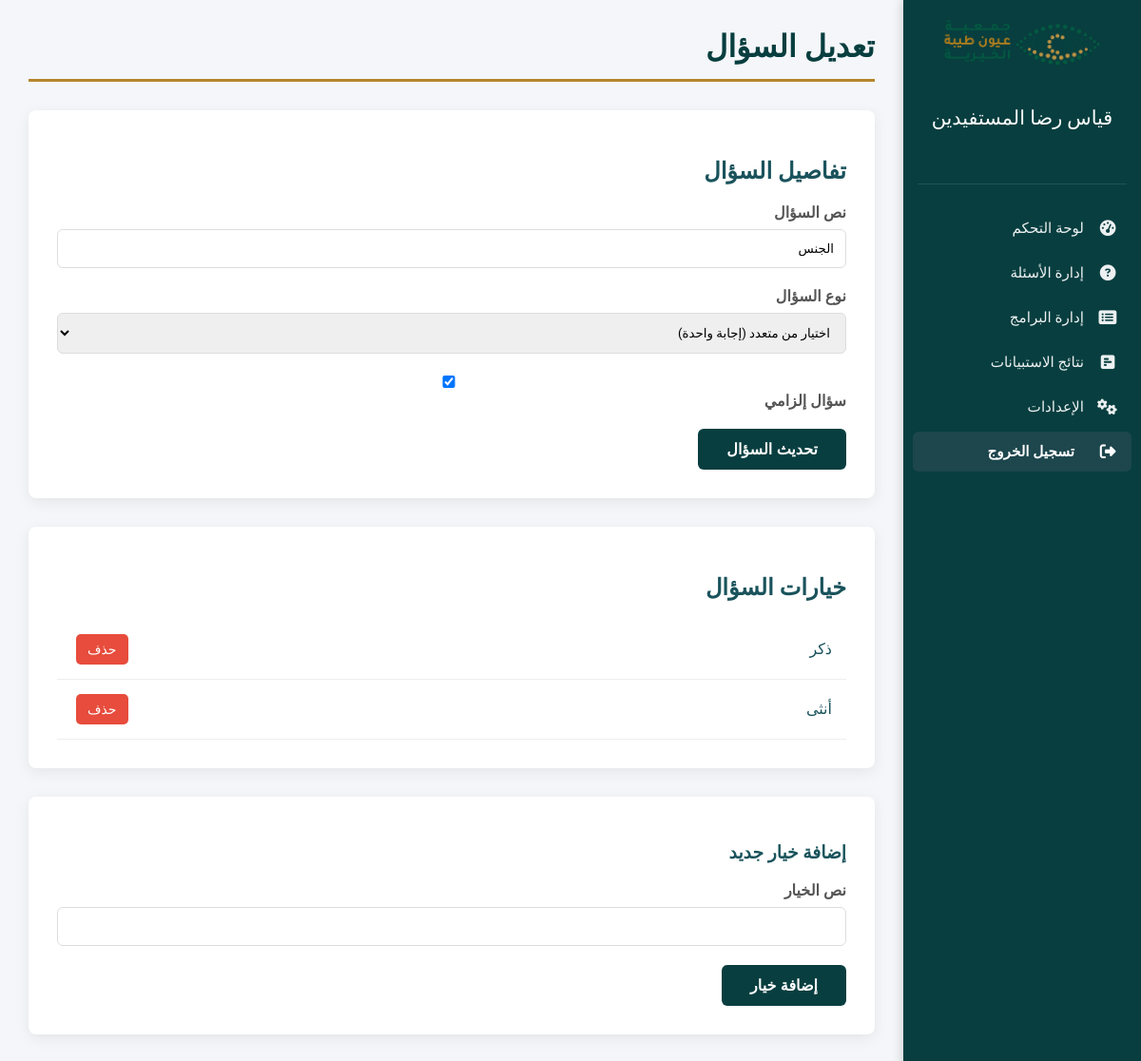
/admin/edit_question.php?id=3 (signed in), run on the app's committed database.
### tables this page shows
CREATE TABLE `settings` (
  `id` int(11) NOT NULL,
  `site_name` varchar(255) NOT NULL,
  `system_name` varchar(255) NOT NULL,
  `logo_path` varchar(255) DEFAULT NULL,
  `primary_font_url` varchar(255) DEFAULT NULL,
  `primary_font_name` varchar(100) DEFAULT NULL,
  `primary_color` varchar(7) DEFAULT '#1a535c',
  `secondary_color` varchar(7) DEFAULT '#f7b538'
);

CREATE TABLE `questions` (
  `id` int(11) NOT NULL,
  `question_text` text NOT NULL,
  `question_type` enum('text','single_choice','multiple_choice','rating','dropdown') NOT NULL,
  `is_required` tinyint(1) DEFAULT 0,
  `question_order` int(11) NOT NULL
);

CREATE TABLE `question_options` (
  `id` int(11) NOT NULL,
  `question_id` int(11) NOT NULL,
  `option_text` varchar(255) NOT NULL
);

### admin/edit_question.php (the view, shortened to what this page needs)
<?php
require_once __DIR__ . "/../functions.php";
require_once __DIR__ . "/../db.php";
$settings = get_latest_settings($conn);
$question_id = isset($_GET["id"]) ? intval($_GET["id"]) : 0;
$question = get_question_by_id($conn, $question_id);
$options = get_question_options($conn, $question_id);
?>
<!DOCTYPE html>
<html lang="ar" dir="rtl">
<?php echo get_admin_head($settings, "تعديل السؤال"); ?>
<body>
    <div class="admin-wrapper">
        <div class="sidebar">
            <?php echo get_admin_header($settings); ?>
        </div>
        <div class="main-content">
            <h1>تعديل السؤال</h1>
            <div class="form-container">
                <h2>تفاصيل السؤال</h2>
                <form action="edit_question.php?id=<?php echo $question_id; ?>" method="post" class="admin-form">
                    <div class="form-group">
                        <label for="question_text">نص السؤال</label>
                        <input type="text" id="question_text" name="question_text" value="<?php echo htmlspecialchars($question["question_text"]); ?>" required>
                    </div>
                    <div class="form-group">
                        <label for="question_type">نوع السؤال</label>
                        <select id="question_type" name="question_type">
                            <option value="single_choice" <?php echo ($question["question_type"] == "single_choice") ? "selected" : ""; ?>>اختيار من متعدد (إجابة واحدة)</option>
                        </select>
                    </div>
                    <div class="form-group">
                        <label><input type="checkbox" name="is_required" value="1" <?php echo $question["is_required"] ? "checked" : ""; ?>> سؤال إلزامي</label>
                    </div>
                    <button type="submit" name="update_question">تحديث السؤال</button>
                </form>
            </div>
            <?php if ($question["question_type"] == "single_choice" || $question["question_type"] == "multiple_choice" || $question["question_type"] == "dropdown") : ?>
            <div class="table-container">
                <h2>خيارات السؤال</h2>
                <table class="table">
                    <tbody>
                        <?php foreach ($options as $option) : ?>
                            <tr>
                                <td><?php echo htmlspecialchars($option["option_text"]); ?></td>
                                <td style="text-align:left;">
                                    <form action="edit_question.php?id=<?php echo $question_id; ?>" method="post" onsubmit="return confirm('هل أنت متأكد من رغبتك في حذف هذا الخيار؟');" style="display:inline;">
                                        <button type="submit" name="delete_option" class="btn-delete">حذف</button>
                                    </form>
                                </td>
                            </tr>
                        <?php endforeach; ?>
                    </tbody>
                </table>
            </div>
            <div class="form-container">
                <h3>إضافة خيار جديد</h3>
                <form action="edit_question.php?id=<?php echo $question_id; ?>" method="post" class="admin-form">
                    <div class="form-group">
                        <label for="option_text">نص الخيار</label>
                        <input type="text" id="option_text" name="option_text" required>
                    </div>
                    <button type="submit" name="add_option">إضافة خيار</button>
                </form>
            </div>
            <?php endif; ?>
        </div>
    </div>
</body>
</html>

### functions.php (shortened to what this page needs)
<?php
function get_question_by_id($conn, $id) {
    $sql = "SELECT * FROM questions WHERE id = ?";
    $stmt = $conn->prepare($sql);
    $stmt->bind_param("i", $id);
    $stmt->execute();
    $result = $stmt->get_result();
    return $result->fetch_assoc();
}
function get_question_options($conn, $question_id) {
    $sql = "SELECT * FROM question_options WHERE question_id = ? ORDER BY id ASC";
    $stmt = $conn->prepare($sql);
    $stmt->bind_param("i", $question_id);
    $stmt->execute();
    $result = $stmt->get_result();
    $options = [];
    if ($result->num_rows > 0) {
        while ($row = $result->fetch_assoc()) {
            $options[] = $row;
        }
    }
    return $options;
}
function get_latest_settings($conn) {
    $sql = "SELECT * FROM settings ORDER BY id DESC LIMIT 1";
    $result = $conn->query($sql);
    if ($result && $result->num_rows > 0) { return $result->fetch_assoc(); }
    return [
        "site_name" => "نظام الاستبيانات",
        "system_name" => "لوحة التحكم",
        "logo_path" => "",
        "primary_font_url" => "https://fonts.googleapis.com/css2?family=Tajawal:wght@400;500;700&display=swap",
        "primary_font_name" => "Tajawal",
        "primary_color" => "#1a535c",
        "secondary_color" => "#f7b538"
    ];
}
function get_admin_header($settings) {
    $logo_html = "";
    if (!empty($settings["logo_path"])) {
        $logo_path = "../" . htmlspecialchars($settings["logo_path"]);
        $logo_html = "<img src=\"{$logo_path}\" alt=\"" . htmlspecialchars($settings["site_name"]) . " Logo\" style=\"max-height: 50px; margin-bottom: 10px;\">";
    } else {
        $logo_html = "<h3 class=\"site-name2\">" . htmlspecialchars($settings["site_name"]) . "</h3>";
    }
    $current_page = basename($_SERVER['PHP_SELF']);
    $menu_items = [
        'dashboard.php' => ['icon' => 'fa-tachometer-alt', 'text' => 'لوحة التحكم'],
        'questions.php' => ['icon' => 'fa-question-circle', 'text' => 'إدارة الأسئلة'],
        'programs.php' => ['icon' => 'fa-list-alt', 'text' => 'إدارة البرامج'],
        'survey_results.php' => ['icon' => 'fa-poll-h', 'text' => 'نتائج الاستبيانات'],
        'settings.php' => ['icon' => 'fa-cogs', 'text' => 'الإعدادات'],
    ];
    $menu_html = "<ul>";
    foreach ($menu_items as $url => $item) {
        $active_class = ($current_page == $url) ? 'active' : '';
        $menu_html .= "<li><a href=\"{$url}\" class=\"{$active_class}\"><i class=\"fas {$item['icon']}\"></i> <span>{$item['text']}</span></a></li>";
    }
    $menu_html .= "<li><a href=\"logout.php\" class=\"logout-btn\"><i class=\"fas fa-sign-out-alt\"></i> <span>تسجيل الخروج</span></a></li>";
    $menu_html .= "</ul>";
    return "<div class=\"sidebar-header\">{$logo_html}<h4 class=\"system-title\">" . htmlspecialchars($settings["system_name"]) . "</h4></div><div class=\"sidebar-separator\"></div>{$menu_html}";
}
function get_admin_head($settings, $page_title = "لوحة التحكم") {
    $font_name = $settings['primary_font_name'] ?? 'Tajawal';
    $font_url = $settings['primary_font_url'] ?? '';
    $head = "<head>
        <meta charset=\"UTF-8\">
        <meta name=\"viewport\" content=\"width=device-width, initial-scale=1.0\">
        <title>" . htmlspecialchars($page_title) . " - " . htmlspecialchars($settings["system_name"]) . "</title>
        <link rel=\"stylesheet\" href=\"../css/style.css\">
        <link rel=\"stylesheet\" href=\"https://cdnjs.cloudflare.com/ajax/libs/font-awesome/6.4.0/css/all.min.css\">";
    if (!empty($font_url)) {
        $head .= "<link href=\"" . htmlspecialchars($font_url) . "\" rel=\"stylesheet\">";
    }
    $head .= "<style>
            body { font-family: '" . htmlspecialchars($font_name) . "', sans-serif; }
            :root {
                --primary-color: " . htmlspecialchars($settings["primary_color"] ?? '#1a535c') . ";
                --secondary-color: " . htmlspecialchars($settings["secondary_color"] ?? '#f7b538') . ";
            }
        </style>
    </head>";
    return $head;
}
?>

### css/style.css (style rules this page uses)
:root { --primary-color: #1a535c; --secondary-color: #f7b538; --danger-color: #e74c3c; --success-color: #27ae60; --info-color: #3498db; --light-bg: #f4f6f9; --white-color: #ffffff; --text-color: #1a535c; --sidebar-width: 250px; }
body { font-family: 'Tajawal', sans-serif; background-color: var(--light-bg); margin: 0; direction: rtl; color: var(--text-color); }
.admin-wrapper { display: flex; min-height: 100vh; }
.sidebar { width: var(--sidebar-width); background-color: var(--primary-color); color: var(--white-color); display: flex; flex-direction: column; position: fixed; top: 0; right: 0; bottom: 0; box-shadow: -2px 0 10px rgba(0,0,0,0.15); z-index: 1001; transition: right 0.3s ease-in-out; }
.sidebar-header { padding: 20px 15px; text-align: center; }
.system-title { font-size: 1.3rem; font-weight: 500; color: var(--white-color); }
.sidebar-separator { height: 1px; background-color: rgba(255,255,255,0.1); margin: 10px 15px; }
.sidebar ul { list-style: none; padding: 15px 10px; margin: 0; flex-grow: 1; overflow-y: auto; }
.sidebar ul li a { color: #ecf0f1; text-decoration: none; display: flex; align-items: center; padding: 12px 15px; border-radius: 6px; margin-bottom: 5px; transition: background-color 0.2s, color 0.2s; font-size: 0.95rem; }
.sidebar ul li a i { margin-left: 15px; width: 20px; text-align: center; font-size: 1.1em; }
.sidebar ul li a span { flex-grow: 1; }
.logout-btn { color: #f1c40f; text-decoration: none; display: flex; align-items: center; justify-content: center; gap: 10px; padding: 20px; background-color: rgba(0,0,0,0.2); font-weight: bold; transition: background-color 0.3s; }
.main-content { flex-grow: 1; padding: 30px; margin-right: var(--sidebar-width); transition: margin-right 0.3s ease-in-out; }
.main-content h1 { color: var(--primary-color); border-bottom: 3px solid var(--secondary-color); padding-bottom: 15px; margin-top: 0; margin-bottom: 30px; }
.sidebar ul a.logout-btn { color: #fff !important; background-color: #1d464d !important; }
.sidebar ul a { justify-content: flex-start; }
.form-container, .table-container { background-color: var(--white-color); padding: 30px; border-radius: 8px; box-shadow: 0 4px 15px rgba(0,0,0,0.07); margin-bottom: 30px; overflow: hidden; }
.table { width: 100%; border-collapse: collapse; }
table th, table td { padding: 15px; text-align: right; border-bottom: 1px solid #eee; vertical-align: middle; }
.btn-edit, .btn-delete, .btn-action { padding: 8px 12px; border: none; border-radius: 5px; color: white !important; text-decoration: none; cursor: pointer; font-size: 14px; margin-left: 5px; display: inline-flex; align-items: center; gap: 5px; transition: opacity 0.3s, transform 0.2s; }
.btn-delete { background-color: var(--danger-color); }
.admin-form .form-group { margin-bottom: 20px; }
.admin-form label { display: block; margin-bottom: 8px; font-weight: bold; color: #555; }
.admin-form input, .admin-form textarea, .admin-form select { width: 100%; padding: 12px; border: 1px solid #ddd; border-radius: 6px; font-family: 'Tajawal', sans-serif; box-sizing: border-box; }
.admin-form button[type="submit"] { background-color: var(--primary-color); color: white; padding: 12px 30px; border: none; border-radius: 6px; cursor: pointer; font-size: 16px; font-weight: bold; }

### data on the page
settings: logo_path (picture), system_name "قياس رضا المستفيدين"
questions: question_text "الجنس", question_type "اختيار من متعدد (إجابة واحدة)", is_required "☑"
question_options: option_text "ذكر"
question_options: option_text "أنثى"

### other printed values
$item['text'] "لوحة التحكم"
$item['text'] "إدارة الأسئلة"
$item['text'] "إدارة البرامج"
$item['text'] "نتائج الاستبيانات"
$item['text'] "الإعدادات"
